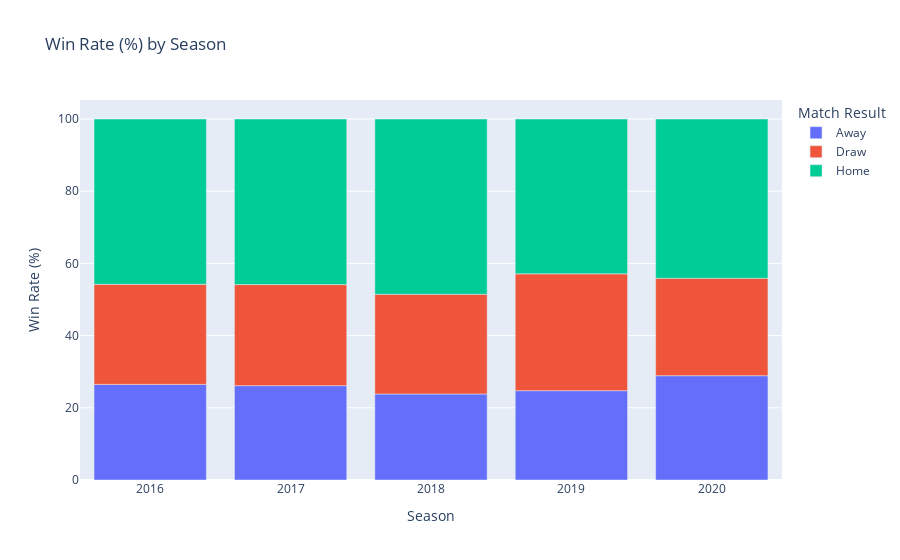

The notebook cell this image was saved under:
### Code cell
plot_winrate_barplot(df, var_x="league_season", label_x="Season")

### Figure 1 — Plotly figure (JSON) as saved in the notebook; plotly's stock layout.template omitted (floating-point values rounded to 4 significant figures)
{"data": [{"alignmentgroup": "True", "hovertemplate": "Match Result=Away<br>Season=%{x}<br>Win Rate (%)=%{y}<extra></extra>", "legendgroup": "Away", "marker": {"color": "#636efa"}, "name": "Away", "offsetgroup": "Away", "orientation": "v", "showlegend": true, "textposition": "auto", "type": "bar", "x": [2016, 2017, 2018, 2019, 2020], "xaxis": "x", "y": [26.49, 26.14, 23.83, 24.75, 28.89], "yaxis": "y"}, {"alignmentgroup": "True", "hovertemplate": "Match Result=Draw<br>Season=%{x}<br>Win Rate (%)=%{y}<extra></extra>", "legendgroup": "Draw", "marker": {"color": "#EF553B"}, "name": "Draw", "offsetgroup": "Draw", "orientation": "v", "showlegend": true, "textposition": "auto", "type": "bar", "x": [2016, 2017, 2018, 2019, 2020], "xaxis": "x", "y": [27.72, 27.99, 27.62, 32.36, 27.0], "yaxis": "y"}, {"alignmentgroup": "True", "hovertemplate": "Match Result=Home<br>Season=%{x}<br>Win Rate (%)=%{y}<extra></extra>", "legendgroup": "Home", "marker": {"color": "#00cc96"}, "name": "Home", "offsetgroup": "Home", "orientation": "v", "showlegend": true, "textposition": "auto", "type": "bar", "x": [2016, 2017, 2018, 2019, 2020], "xaxis": "x", "y": [45.79, 45.87, 48.55, 42.89, 44.11], "yaxis": "y"}], "layout": {"barmode": "relative", "legend": {"title": {"text": "Match Result"}, "tracegroupgap": 0}, "title": {"text": "Win Rate (%) by Season"}, "xaxis": {"anchor": "y", "domain": [0, 1], "title": {"text": "Season"}}, "yaxis": {"anchor": "x", "domain": [0, 1], "title": {"text": "Win Rate (%)"}}}}
